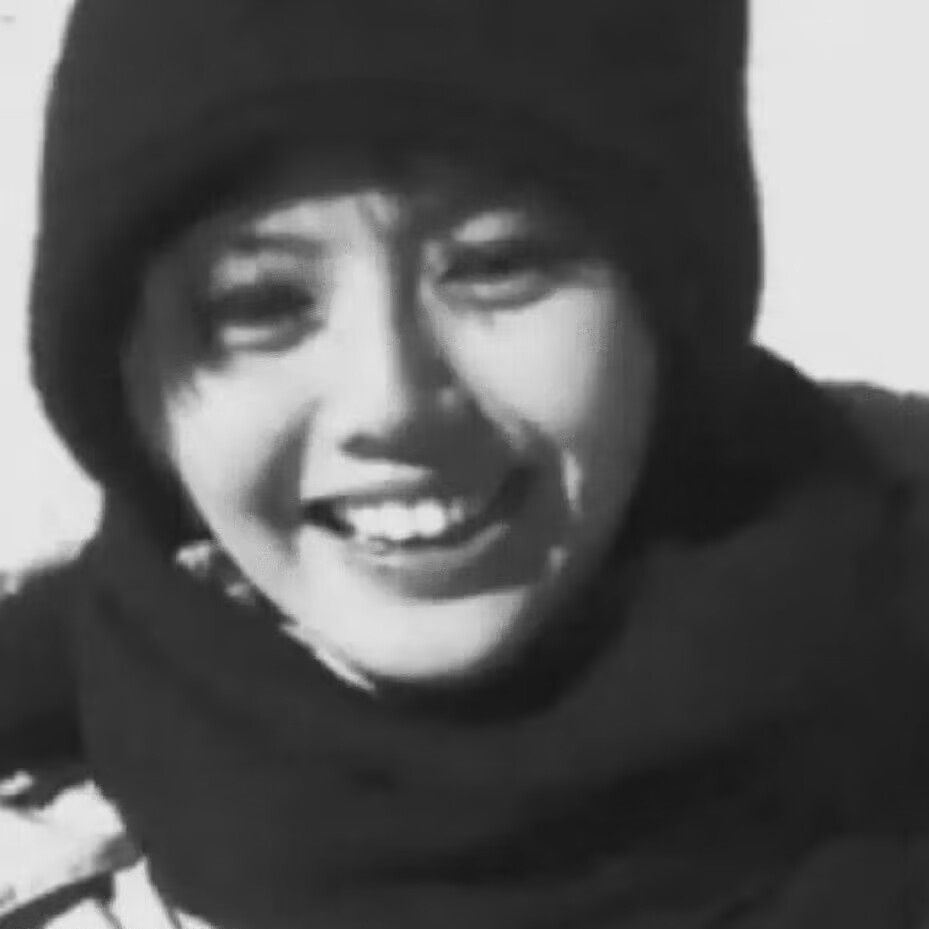
#> input picture Lab/Lab/img/gray_img1.jpg, 929 x 929 px
$ python image_lighten.py
#> lines starting #> are read from the running program, lines starting #| are printed output that depends on the picture
import numpy as np
import cv2

img = cv2.imread('../img/gray_img1.jpg', 0)
#> img is the input picture: shape (929, 929); min 22, max 236, mean 87.7
img1 = cv2.add(img, 80)
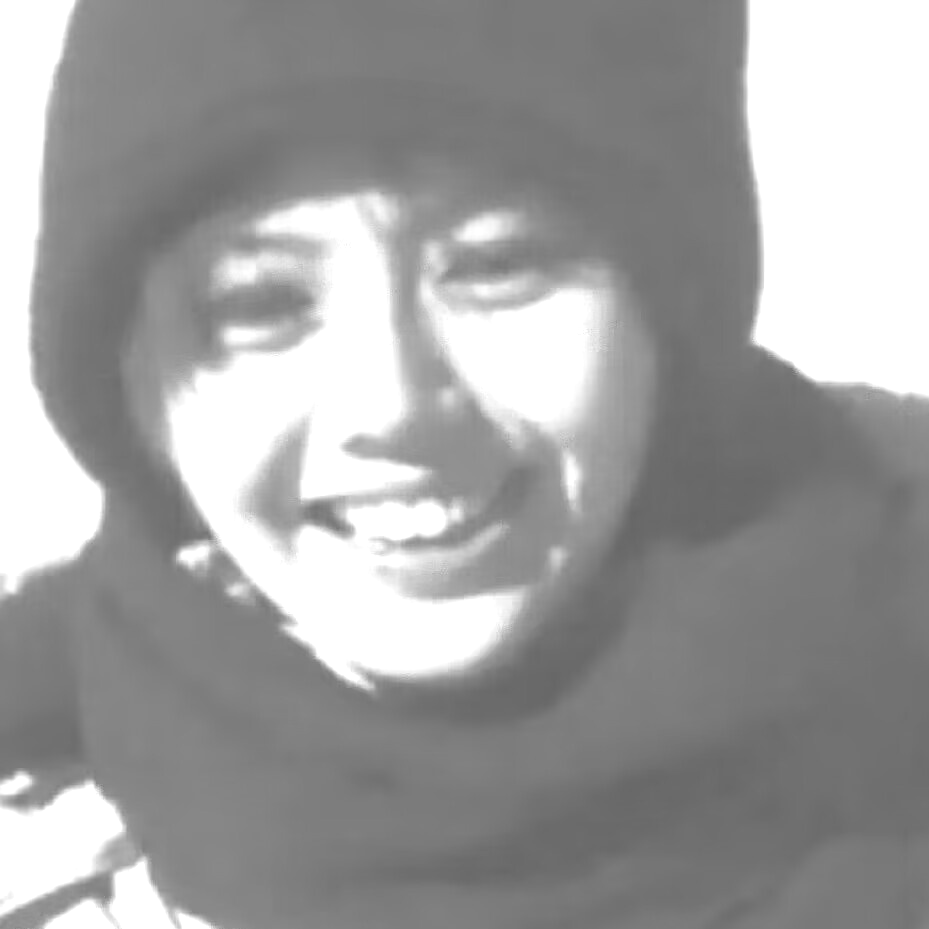
#> img1: shape (929, 929); min 102, max 255, mean 159
img2 = cv2.subtract(img, 80)
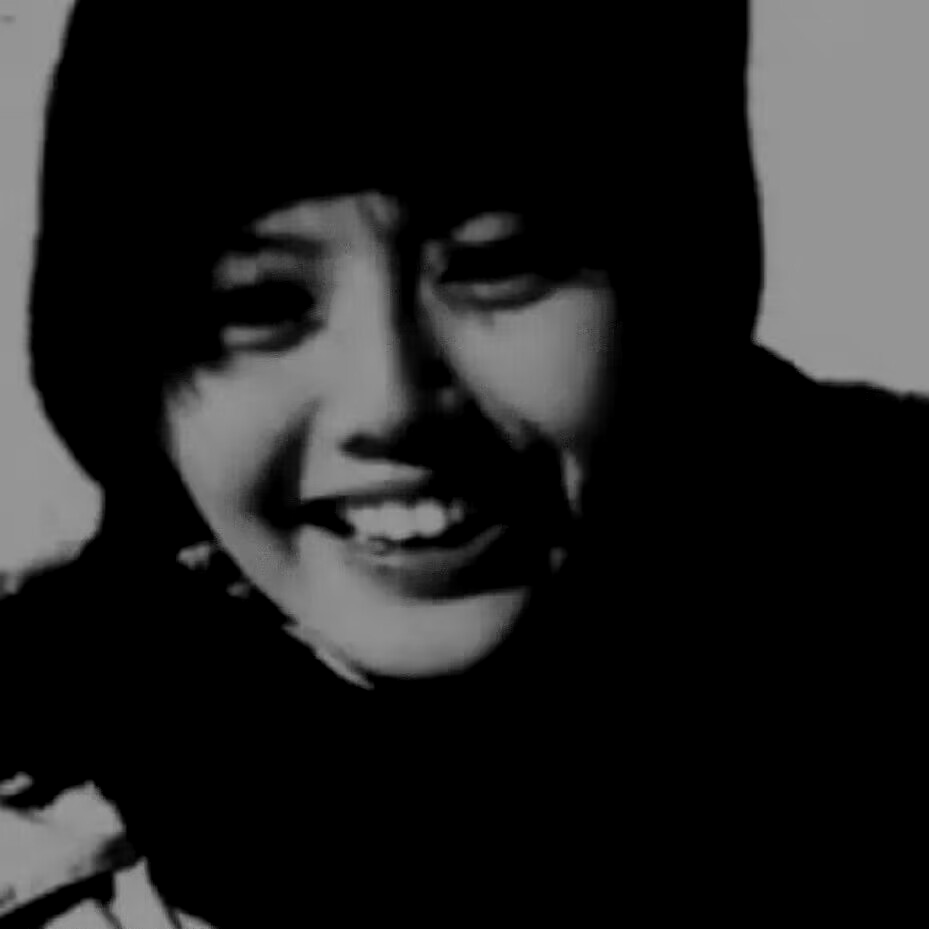
#> img2: shape (929, 929); min 0, max 156, mean 32.3
img3 = cv2.multiply(img, 1.5)
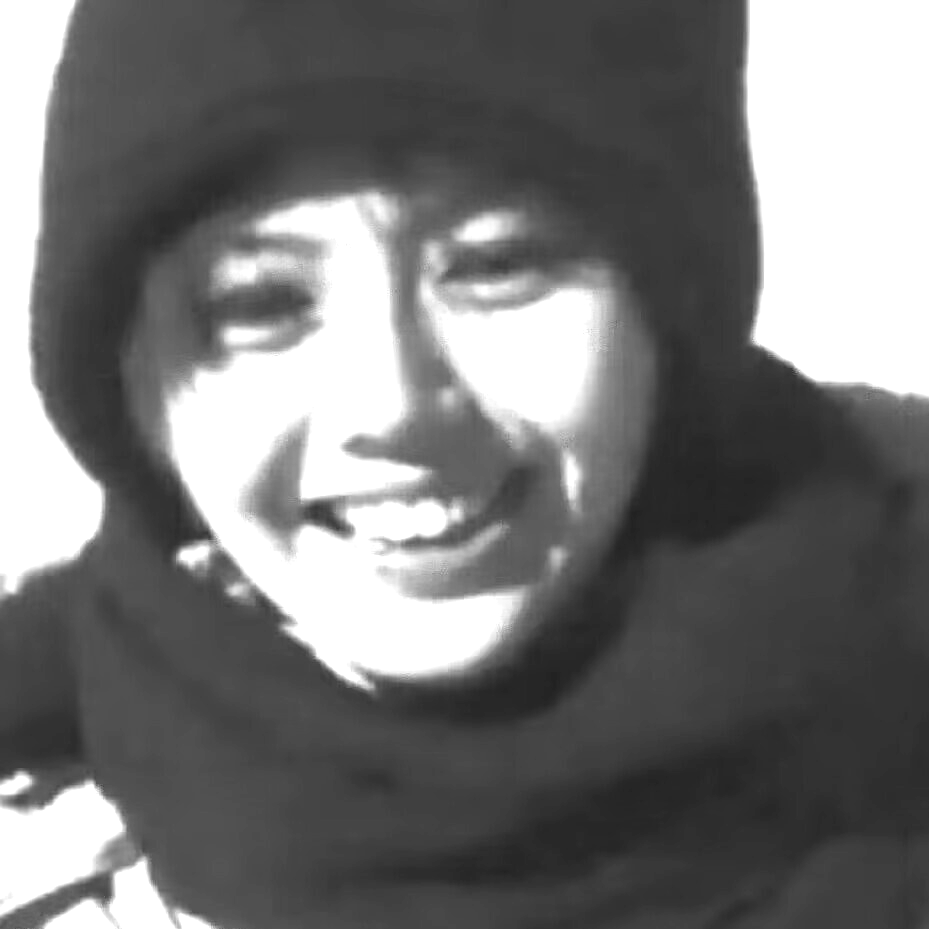
#> img3: shape (929, 929); min 33, max 255, mean 117

cv2.imshow('img', img)
cv2.imshow('img2', img2)
cv2.imshow('img3', img3)

cv2.waitKey(0)
cv2.destroyAllWindows()
